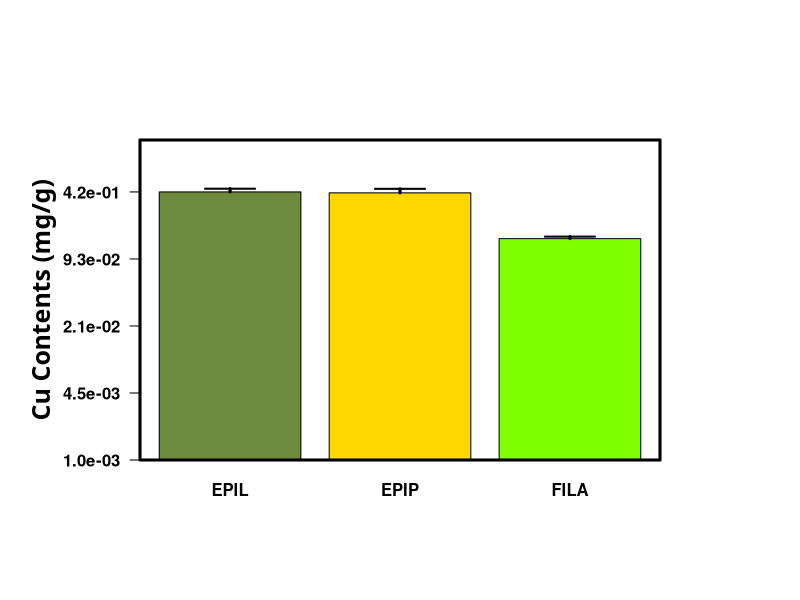

Reproduce this figure in R. (Note: this script raises an error after producing the figure.)
library(tidyverse)
library(readr)
library(plyr)
library(dplyr)

alldata <- read.csv("2_incremental/20220313_STANDING_CROP.csv")

#@alldata$SAMPLING_DATE<-as.Date(alldata$SAMPLING_DATE)

alldata$SAMPLING_DATE<-factor(alldata$SAMPLING_DATE,levels = c("6/22/2021", "7/7/2021", "7/20/2021", "8/3/2021", "8/17/2021","9/9/2021", "9/22/2021", "10/13/2021"), ordered=TRUE)

# Variable date to factor

dfALL <- alldata

dfEPIL <- alldata[which(alldata$SAMPLE_DESCRIPTOR == "EPIL"),]

dfEPIP <- alldata[which(alldata$SAMPLE_DESCRIPTOR == "EPIP"),]

dfFILA <- alldata[which(alldata$SAMPLE_DESCRIPTOR == "FILA"),]

se <- function(x, ...) sqrt(var(x, ...)/length(x))

Ylabel=expression(bold("Cu Contents (mg/g)"))

names(alldata)

n1<-22

mult=1

ALL.SUM<-data.frame(aggregate(as.numeric(dfALL[,n1]) ~ SAMPLE_DESCRIPTOR, dfALL, mean))
ALL.SUM[,3]<-aggregate(as.numeric(dfALL[,n1]) ~ SAMPLE_DESCRIPTOR, dfALL, se)[,2]

#ALL.SUM <- subset(ALL.SUM, SITE == ssite)

names(ALL.SUM)<-c("SAMPLE_DESCRIPTOR","MEAN.ALL","STDER.ALL")
ALL.SUM[,4]<--2
ALL.SUM[,c(3,4)]<-ALL.SUM[,c(3,4)]*mult 

ALL.SUM[is.na(ALL.SUM)] <- 0

ALL.SUM[ALL.SUM < 0] <- 0

# Uniform color

dev.new()

names(ALL.SUM)

tabbedMeans <- tapply(ALL.SUM$MEAN.ALL, list(ALL.SUM$SAMPLE_DESCRIPTOR
),
function(x) c(x = x))
tabbedSE <- tapply(ALL.SUM$STDER.ALL, list(ALL.SUM$SAMPLE_DESCRIPTOR),
                   function(x) c(x = x))

dev.new()
par(mar=c(7, 7, 7, 7))
barCenters <- barplot(MEAN.ALL ~ SAMPLE_DESCRIPTOR, data = ALL.SUM, 
                      beside = TRUE, 
                      ylim = c(0.001, max(ALL.SUM$MEAN.ALL+ALL.SUM$STDER.ALL, na.rm=T)*3),
                      xlab = NA,
                      yaxt = "n",
                      ylab = NA,
                      lwd=3,
                      col=c(colors()[89],"gold" , "chartreuse"),
                      log="y",
                      font=2
)

segments(barCenters, tabbedMeans, barCenters,
         tabbedMeans + tabbedSE, lwd = 3)

arrows(barCenters, tabbedMeans, barCenters,
       tabbedMeans + tabbedSE, lwd = 2, angle = 90,
       code = 2, length = .25)

box(lwd=3)

lseq <- function(from=1, to=100000, length.out=6) {
  exp(seq(log(from), log(to), length.out = length.out))
}

aty <- lseq(0.001, max(ALL.SUM$MEAN.ALL, na.rm=TRUE), length.out=5)

#aty <- seq(0.00, max(ALL.SUM$MEAN.ALL, na.rm=TRUE), length.out=5)


axis(side = 2, at = aty, labels=format(aty, scientific=T,digits = 2), las=1, font.axis=2, cex.axis=1)

#title(xlab=Xlabel, line=3, cex.lab=1.75, family="Calibri")

title(ylab=Ylabel, line=4, cex.lab=1.5, family="Calibri")

one.way <- aov(alldata[,n] ~ SAMPLE_DESCRIPTOR, data = alldata)

summary(one.way)

tukey.two.way<-TukeyHSD(one.way)

tukey.two.way










